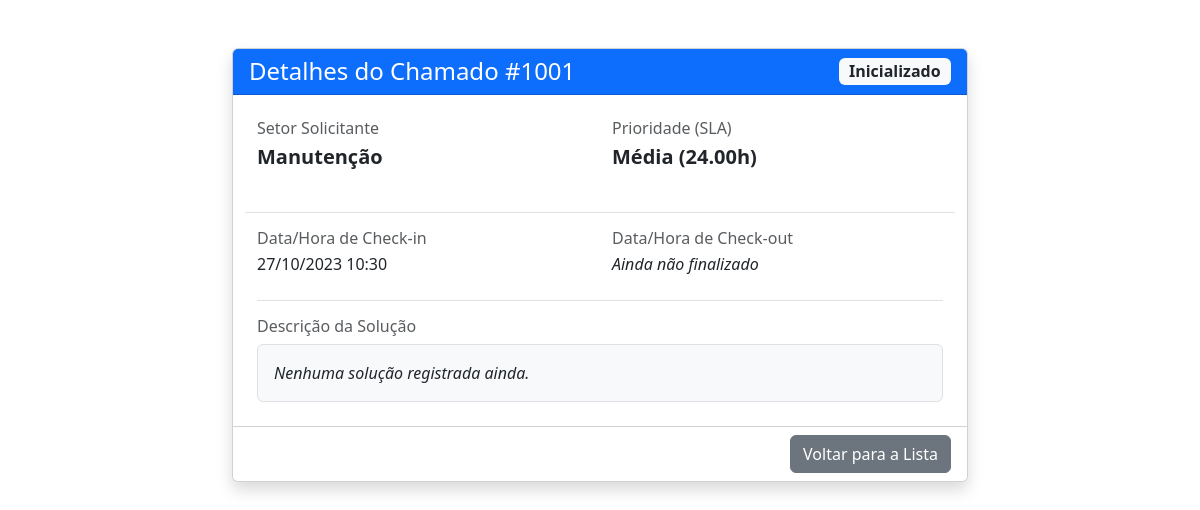
The app's page /src/views/detalhes_chamado.php?id=1001 with its own data.
### tables this page shows
CREATE TABLE Chamados (
    id_chamado INT PRIMARY KEY AUTO_INCREMENT,
    id_setor INT NOT NULL,
    id_prioridade INT NOT NULL,
    status_chamado ENUM('Aberto', 'Inicializado', 'Finalizado', 'Cancelado') DEFAULT 'Aberto' NOT NULL,
    
     
    data_checkin DATETIME DEFAULT NULL,   
    data_checkout DATETIME DEFAULT NULL,  
    solucao TEXT DEFAULT NULL,            
    
    FOREIGN KEY (id_setor) REFERENCES Setores(id_setor),
    FOREIGN KEY (id_prioridade) REFERENCES Prioridades(id_prioridade)
) AUTO_INCREMENT = 1000;

CREATE TABLE Setores (
    id_setor INT PRIMARY KEY AUTO_INCREMENT,
    nome_setor VARCHAR(100) NOT NULL
);

CREATE TABLE Prioridades (
    id_prioridade INT PRIMARY KEY AUTO_INCREMENT,
    nome_prioridade VARCHAR(50) NOT NULL,
    tempo_estimado DECIMAL(5,2)
);

### src/views/detalhes_chamado.php (the view, shortened to what this page needs)
<?php
    require_once __DIR__ . '/../daos/detalhesDAO.php';
?>
<!doctype html>
<html lang="pt-BR">
  <head>
    <link href="../../css/bootstrap.min.css" rel="stylesheet">
  </head>
  <body>
    <div class="container mt-5">
        <div class="row">
            <div class="col-md-8 offset-md-2">
                <div class="card shadow">
                    <div class="card-header bg-primary text-white d-flex justify-content-between align-items-center">
                        <h4 class="mb-0">Detalhes do Chamado #<?php echo $id_chamado; ?></h4>
                        <span class="badge bg-light text-dark fs-6"><?php echo $status; ?></span>
                    </div>
                    <div class="card-body p-4">
                        <div class="row mb-4">
                            <div class="col-sm-6">
                                <h6 class="text-muted mb-1">Setor Solicitante</h6>
                                <p class="fw-bold fs-5"><?php echo $setor; ?></p>
                            </div>
                            <div class="col-sm-6">
                                <h6 class="text-muted mb-1">Prioridade (SLA)</h6>
                                <p class="fw-bold fs-5"><?php echo $prioridade; ?></p>
                            </div>
                        </div>
                        <div class="row mb-4 border-top pt-3">
                            <div class="col-sm-6">
                                <h6 class="text-muted mb-1">Data/Hora de Check-in</h6>
                                <p class="mb-0"><?php echo $checkin; ?></p>
                            </div>
                            <div class="col-sm-6">
                                <h6 class="text-muted mb-1">Data/Hora de Check-out</h6>
                                <p class="mb-0"><?php echo $checkout; ?></p>
                            </div>
                        </div>
                        <div class="border-top pt-3">
                            <h6 class="text-muted mb-2">Descrição da Solução</h6>
                            <div class="p-3 bg-light rounded border">
                                <?php echo nl2br($solucao); ?>
                            </div>
                        </div>
                    </div>
                    <div class="card-footer text-end bg-white">
                        <a href="../../index.php" class="btn btn-secondary">Voltar para a Lista</a>
                    </div>
                </div>
            </div>
        </div>
    </div>
  </body>
</html>

### src/daos/detalhesDAO.php (shortened to what this page needs)
<?php
    global $conn;
    $id_chamado = isset($_GET['id']) ? $_GET['id'] : 0;
    $sql = "SELECT c.id_chamado, s.nome_setor, p.nome_prioridade, p.tempo_estimado,
                   c.status_chamado, c.data_checkin, c.data_checkout, c.solucao
            FROM Chamados c
            INNER JOIN Setores s ON c.id_setor = s.id_setor
            INNER JOIN Prioridades p ON c.id_prioridade = p.id_prioridade
            WHERE c.id_chamado = $id_chamado";
    $resultado = mysqli_query($conn, $sql);
    $chamado = mysqli_fetch_assoc($resultado);
    $setor = $chamado['nome_setor'];
    $prioridade = $chamado['nome_prioridade'] . " (" . $chamado['tempo_estimado'] . "h)";
    $status = $chamado['status_chamado'];
    $checkin = $chamado['data_checkin'] ? date('d/m/Y H:i', strtotime($chamado['data_checkin'])) : '<i>Ainda não iniciado</i>';
    $checkout = $chamado['data_checkout'] ? date('d/m/Y H:i', strtotime($chamado['data_checkout'])) : '<i>Ainda não finalizado</i>';
    $solucao = $chamado['solucao'] ? $chamado['solucao'] : '<i>Nenhuma solução registrada ainda.</i>';

### records on screen
chamados: status_chamado "Inicializado", id_setor.nome_setor "Manutenção", id_prioridade.tempo_estimado "Média (24.00h)", data_checkin "27/10/2023 10:30"

### other values on screen
$id_chamado "1001"
